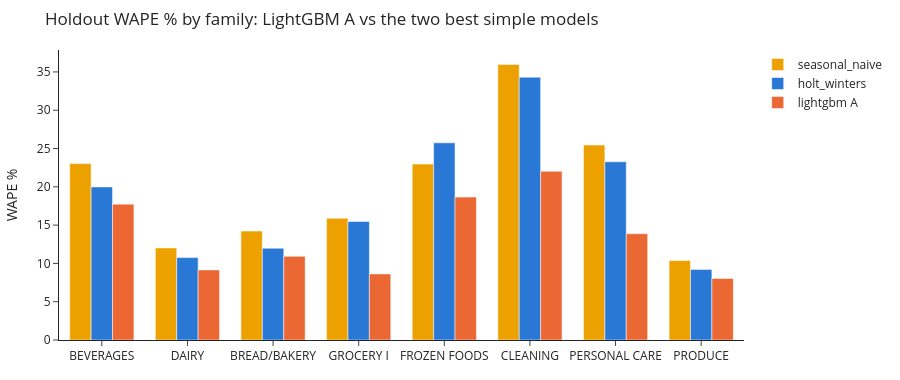

Notebook code for this chart:
### Code cell
fig = go.Figure()
for m in ["seasonal_naive", "holt_winters", "lightgbm A"]:
    fig.add_bar(name=m, x=fam.index, y=fam[m].round(2), marker_color=MODEL_COLOR[m])
fig.update_layout(**LAYOUT, barmode="group", bargap=0.25, title="Holdout WAPE % by family: LightGBM A vs the two best simple models",
                  yaxis_title="WAPE %", xaxis_title=None)
fig.show()

### Figure 1 — Plotly figure (JSON) as saved in the notebook; plotly's stock layout.template omitted (floating-point values rounded to 4 significant figures)
{"data": [{"marker": {"color": "#eda100"}, "name": "seasonal_naive", "type": "bar", "x": ["BEVERAGES", "DAIRY", "BREAD/BAKERY", "GROCERY I", "FROZEN FOODS", "CLEANING", "PERSONAL CARE", "PRODUCE"], "y": [23.03, 12.02, 14.22, 15.9, 22.97, 35.97, 25.46, 10.37]}, {"marker": {"color": "#2a78d6"}, "name": "holt_winters", "type": "bar", "x": ["BEVERAGES", "DAIRY", "BREAD/BAKERY", "GROCERY I", "FROZEN FOODS", "CLEANING", "PERSONAL CARE", "PRODUCE"], "y": [19.99, 10.76, 11.98, 15.48, 25.74, 34.31, 23.27, 9.22]}, {"marker": {"color": "#eb6834"}, "name": "lightgbm A", "type": "bar", "x": ["BEVERAGES", "DAIRY", "BREAD/BAKERY", "GROCERY I", "FROZEN FOODS", "CLEANING", "PERSONAL CARE", "PRODUCE"], "y": [17.74, 9.15, 10.92, 8.63, 18.66, 22.03, 13.88, 8.04]}], "layout": {"bargap": 0.25, "barmode": "group", "font": {"size": 12}, "height": 380, "legend": {"title": {}}, "margin": {"b": 40, "l": 50, "r": 20, "t": 50}, "title": {"text": "Holdout WAPE % by family: LightGBM A vs the two best simple models"}, "xaxis": {"title": {}}, "yaxis": {"title": {"text": "WAPE %"}}}}
